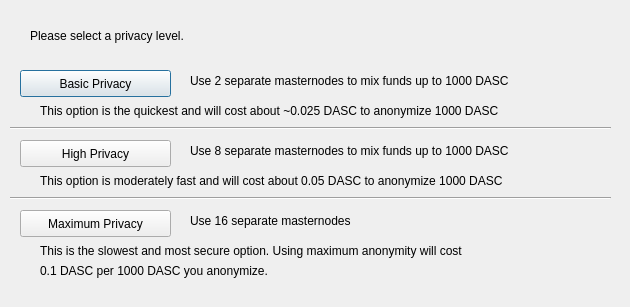
<?xml version="1.0" encoding="UTF-8"?>
<ui version="4.0">
 <class>PrivatepayConfig</class>
 <widget class="QDialog" name="PrivatepayConfig">
  <property name="geometry">
   <rect>
    <x>0</x>
    <y>0</y>
    <width>630</width>
    <height>307</height>
   </rect>
  </property>
  <property name="windowTitle">
   <string>Configure PrivatePay</string>
  </property>
  <widget class="QPushButton" name="buttonBasic">
   <property name="geometry">
    <rect>
     <x>20</x>
     <y>70</y>
     <width>151</width>
     <height>27</height>
    </rect>
   </property>
   <property name="text">
    <string>Basic Privacy</string>
   </property>
  </widget>
  <widget class="QPushButton" name="buttonHigh">
   <property name="geometry">
    <rect>
     <x>20</x>
     <y>140</y>
     <width>151</width>
     <height>27</height>
    </rect>
   </property>
   <property name="text">
    <string>High Privacy</string>
   </property>
  </widget>
  <widget class="QPushButton" name="buttonMax">
   <property name="geometry">
    <rect>
     <x>20</x>
     <y>210</y>
     <width>151</width>
     <height>27</height>
    </rect>
   </property>
   <property name="text">
    <string>Maximum Privacy</string>
   </property>
  </widget>
  <widget class="QLabel" name="label">
   <property name="geometry">
    <rect>
     <x>30</x>
     <y>20</y>
     <width>571</width>
     <height>31</height>
    </rect>
   </property>
   <property name="text">
    <string>Please select a privacy level.</string>
   </property>
  </widget>
  <widget class="QLabel" name="label_2">
   <property name="geometry">
    <rect>
     <x>190</x>
     <y>70</y>
     <width>421</width>
     <height>21</height>
    </rect>
   </property>
   <property name="text">
    <string>Use 2 separate masternodes to mix funds up to 1000 DASC</string>
   </property>
  </widget>
  <widget class="QLabel" name="label_3">
   <property name="geometry">
    <rect>
     <x>190</x>
     <y>140</y>
     <width>411</width>
     <height>21</height>
    </rect>
   </property>
   <property name="text">
    <string>Use 8 separate masternodes to mix funds up to 1000 DASC</string>
   </property>
  </widget>
  <widget class="QLabel" name="label_4">
   <property name="geometry">
    <rect>
     <x>190</x>
     <y>210</y>
     <width>421</width>
     <height>21</height>
    </rect>
   </property>
   <property name="text">
    <string>Use 16 separate masternodes</string>
   </property>
  </widget>
  <widget class="QLabel" name="label_6">
   <property name="geometry">
    <rect>
     <x>40</x>
     <y>100</y>
     <width>561</width>
     <height>21</height>
    </rect>
   </property>
   <property name="text">
    <string>This option is the quickest and will cost about ~0.025 DASC to anonymize 1000 DASC</string>
   </property>
  </widget>
  <widget class="QLabel" name="label_7">
   <property name="geometry">
    <rect>
     <x>40</x>
     <y>170</y>
     <width>561</width>
     <height>21</height>
    </rect>
   </property>
   <property name="text">
    <string>This option is moderately fast and will cost about 0.05 DASC to anonymize 1000 DASC</string>
   </property>
  </widget>
  <widget class="QLabel" name="label_8">
   <property name="geometry">
    <rect>
     <x>40</x>
     <y>240</y>
     <width>561</width>
     <height>21</height>
    </rect>
   </property>
   <property name="text">
    <string>This is the slowest and most secure option. Using maximum anonymity will cost</string>
   </property>
  </widget>
  <widget class="QLabel" name="label_9">
   <property name="geometry">
    <rect>
     <x>40</x>
     <y>260</y>
     <width>561</width>
     <height>21</height>
    </rect>
   </property>
   <property name="text">
    <string>0.1 DASC per 1000 DASC you anonymize.</string>
   </property>
  </widget>
  <widget class="Line" name="line">
   <property name="geometry">
    <rect>
     <x>10</x>
     <y>120</y>
     <width>601</width>
     <height>16</height>
    </rect>
   </property>
   <property name="orientation">
    <enum>Qt::Horizontal</enum>
   </property>
  </widget>
  <widget class="Line" name="line_2">
   <property name="geometry">
    <rect>
     <x>10</x>
     <y>190</y>
     <width>601</width>
     <height>16</height>
    </rect>
   </property>
   <property name="orientation">
    <enum>Qt::Horizontal</enum>
   </property>
  </widget>
 </widget>
 <resources/>
 <connections/>
</ui>
